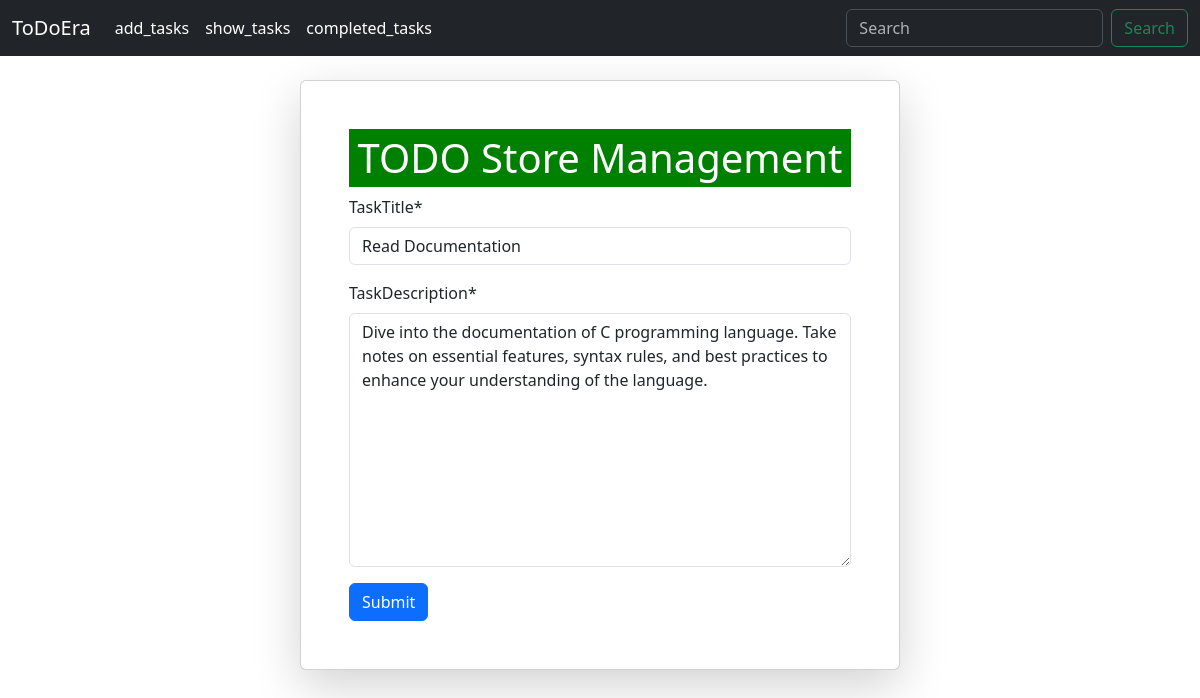
The app's page /edit_task/12/ with its own data.
### List/models.py (models this page shows, shortened)
class TaskModel(models.Model):
    taskTitle = models.CharField(max_length=100)
    taskDescription = models.TextField(max_length=1000)
    is_completed = models.BooleanField(default=False)

### List/views.py (the view)
# urls.py: path('edit_task/<int:id>/', edit_task, name='edit_task'),
def edit_task(request, id):
    task = TaskModel.objects.get(pk=id)
    form = ToDoForm(instance=task)
    if request.method == 'POST':
        form = ToDoForm(request.POST, instance=task)
        if form.is_valid():
            form.save()
            return redirect('show_tasks')
    return render(request, 'add_tasks.html', {'form': form})

### List/forms.py
class ToDoForm(forms.ModelForm):
    class Meta:
        model = TaskModel
        fields = ['taskTitle', 'taskDescription']

### List/templates/add_tasks.html (shortened to what this page needs)
{% extends "home.html" %}
{% load crispy_forms_tags %}
{% block content %}
<br/>
<div style="width: 50%; margin: auto;" class="card p-5 shadow-lg">
    <h1 style="text-align: center; background-color: green; color: white; padding: 5px;">
        TODO Store Management
    </h1>
    <form style="height: 50%;" method="POST">
        {{ form|crispy }}
        <button class="btn btn-primary" type="submit">Submit</button>
    </form>
</div>
{% endblock %}

### records on screen
TaskModel: taskTitle "Read Documentation", taskDescription "Dive into the documentation of C programming language. Take notes on essential features, syntax rules, and best practices to enhance your understanding of the language."
